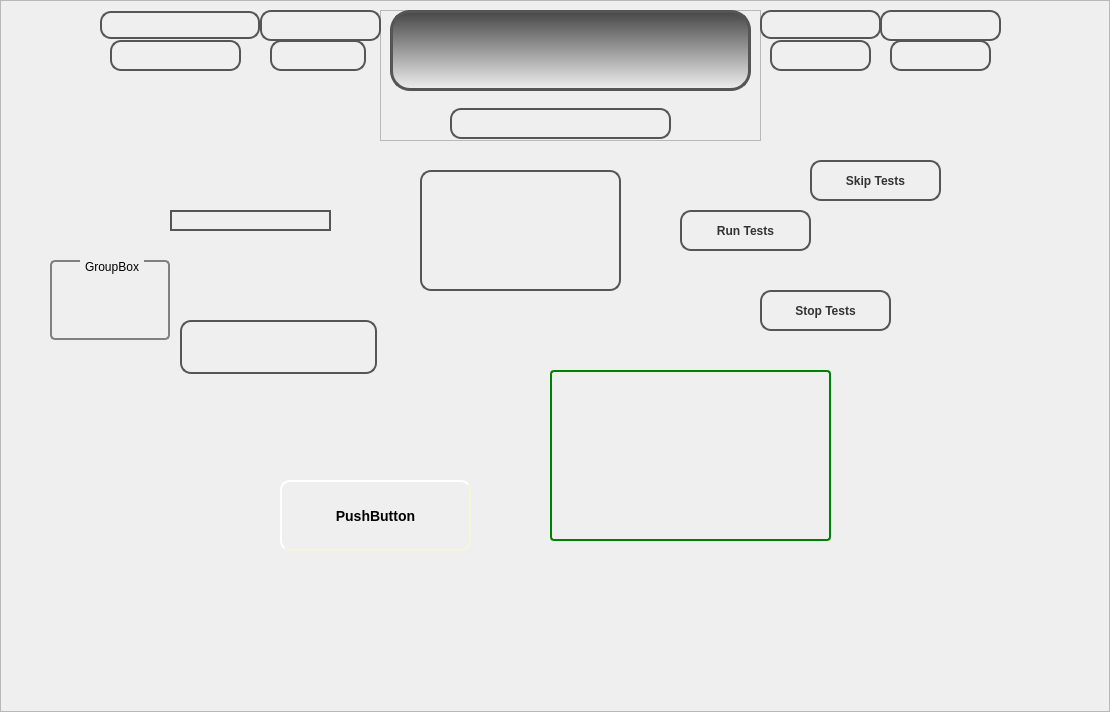
<?xml version="1.0" encoding="UTF-8"?>
<ui version="4.0">
 <class>MainWindow</class>
 <widget class="QMainWindow" name="MainWindow">
  <property name="geometry">
   <rect>
    <x>0</x>
    <y>0</y>
    <width>1110</width>
    <height>712</height>
   </rect>
  </property>
  <property name="windowTitle">
   <string>Qt AutoTester</string>
  </property>
  <property name="windowIcon">
   <iconset>
    <normaloff>:/images/autotester.png</normaloff>:/images/autotester.png</iconset>
  </property>
  <widget class="QWidget" name="centralwidget">
   <layout class="QGridLayout" name="gridLayout_4">
    <property name="leftMargin">
     <number>0</number>
    </property>
    <property name="topMargin">
     <number>0</number>
    </property>
    <property name="rightMargin">
     <number>0</number>
    </property>
    <property name="bottomMargin">
     <number>0</number>
    </property>
    <item row="1" column="0">
     <widget class="QFrame" name="frame">
      <property name="styleSheet">
       <string notr="true">Qframe::separator {
    background: yellow;
    width: 10px; /* when vertical */
    height: 10px; /* when horizontal */
}

Qframe::separator:hover {
    background: red;
}</string>
      </property>
      <property name="frameShape">
       <enum>QFrame::StyledPanel</enum>
      </property>
      <property name="frameShadow">
       <enum>QFrame::Raised</enum>
      </property>
      <widget class="QWidget" name="horizontalLayoutWidget">
       <property name="geometry">
        <rect>
         <x>380</x>
         <y>10</y>
         <width>381</width>
         <height>131</height>
        </rect>
       </property>
       <layout class="QHBoxLayout" name="horizontalLayout">
        <item>
         <widget class="QFrame" name="frame_2">
          <property name="frameShape">
           <enum>QFrame::StyledPanel</enum>
          </property>
          <property name="frameShadow">
           <enum>QFrame::Raised</enum>
          </property>
          <widget class="QFrame" name="buttonToolsframe">
           <property name="geometry">
            <rect>
             <x>10</x>
             <y>0</y>
             <width>361</width>
             <height>81</height>
            </rect>
           </property>
           <property name="styleSheet">
            <string notr="true">#buttonToolsframe{
border: 3px solid #555;
border-radius: 20px;
background-color: qlineargradient(spread:pad, x1:0.5, y1:0, x2:0.5, y2:1, stop:0 rgba(0, 0, 0, 180), stop:1 rgba(255, 255, 255, 0));
}</string>
           </property>
           <property name="frameShape">
            <enum>QFrame::StyledPanel</enum>
           </property>
           <property name="frameShadow">
            <enum>QFrame::Raised</enum>
           </property>
          </widget>
          <widget class="QLabel" name="trDocNumlabel_5">
           <property name="geometry">
            <rect>
             <x>70</x>
             <y>98</y>
             <width>221</width>
             <height>31</height>
            </rect>
           </property>
           <property name="styleSheet">
            <string notr="true">background: qradialgradient(cx: 0.4, cy: -0.1,
fx: 0.4, fy: -0.1,
radius: 1.35, stop: 0 #fff, stop: 1 #ddd);
border: 2px solid #555;
border-radius: 11px;
padding: 5px;
min-width: 80px;</string>
           </property>
           <property name="text">
            <string/>
           </property>
          </widget>
          <zorder>buttonToolsframe</zorder>
          <zorder>buttonToolsframe</zorder>
          <zorder>trDocNumlabel_5</zorder>
         </widget>
        </item>
       </layout>
      </widget>
      <widget class="QWidget" name="gridLayoutWidget">
       <property name="geometry">
        <rect>
         <x>420</x>
         <y>170</y>
         <width>201</width>
         <height>121</height>
        </rect>
       </property>
       <layout class="QGridLayout" name="timegridLayout">
        <item row="1" column="0">
         <layout class="QVBoxLayout" name="testElapsedverticalLayout">
          <item>
           <widget class="QWidget" name="elapsedTimewidget" native="true">
            <property name="styleSheet">
             <string notr="true">#elapsedTimewidget{
border: 2px solid #555;
border-radius: 11px;
background: qlineargradient(x1: 0, y1: 0, x2: 0, y2: 1,
stop: 0 #a6a6a6, stop: 0.08 #7f7f7f,
stop: 0.39999 #717171, stop: 0.4 #626262,
stop: 0.9 #4c4c4c, stop: 1 #333333);
}</string>
            </property>
           </widget>
          </item>
         </layout>
        </item>
        <item row="2" column="0">
         <layout class="QVBoxLayout" name="allElapsedverticalLayout"/>
        </item>
       </layout>
      </widget>
      <widget class="QWidget" name="horizontalLayoutWidget_2">
       <property name="geometry">
        <rect>
         <x>100</x>
         <y>10</y>
         <width>160</width>
         <height>31</height>
        </rect>
       </property>
       <layout class="QHBoxLayout" name="horizontalLayout_2">
        <item alignment="Qt::AlignVCenter">
         <widget class="QLabel" name="tpDocNumlabel">
          <property name="styleSheet">
           <string notr="true">background: qradialgradient(cx: 0.4, cy: -0.1,
fx: 0.4, fy: -0.1,
radius: 1.35, stop: 0 #fff, stop: 1 #ddd);
border: 2px solid #555;
border-radius: 11px;
padding: 5px;
min-width: 80px;</string>
          </property>
          <property name="text">
           <string/>
          </property>
         </widget>
        </item>
       </layout>
      </widget>
      <widget class="QWidget" name="horizontalLayoutWidget_3">
       <property name="geometry">
        <rect>
         <x>110</x>
         <y>40</y>
         <width>131</width>
         <height>31</height>
        </rect>
       </property>
       <layout class="QHBoxLayout" name="horizontalLayout_3">
        <item>
         <widget class="QLabel" name="trDocNumlabel">
          <property name="styleSheet">
           <string notr="true">background: qradialgradient(cx: 0.4, cy: -0.1,
fx: 0.4, fy: -0.1,
radius: 1.35, stop: 0 #fff, stop: 1 #ddd);
border: 2px solid #555;
border-radius: 11px;
padding: 5px;
min-width: 80px;</string>
          </property>
          <property name="text">
           <string/>
          </property>
         </widget>
        </item>
       </layout>
      </widget>
      <widget class="QWidget" name="horizontalLayoutWidget_4">
       <property name="geometry">
        <rect>
         <x>770</x>
         <y>40</y>
         <width>101</width>
         <height>31</height>
        </rect>
       </property>
       <layout class="QHBoxLayout" name="horizontalLayout_4">
        <item>
         <widget class="QLabel" name="trDocNumlabel_2">
          <property name="styleSheet">
           <string notr="true">background: qradialgradient(cx: 0.4, cy: -0.1,
fx: 0.4, fy: -0.1,
radius: 1.35, stop: 0 #fff, stop: 1 #ddd);
border: 2px solid #555;
border-radius: 11px;
padding: 5px;
min-width: 80px;</string>
          </property>
          <property name="text">
           <string/>
          </property>
         </widget>
        </item>
       </layout>
      </widget>
      <widget class="QWidget" name="horizontalLayoutWidget_5">
       <property name="geometry">
        <rect>
         <x>760</x>
         <y>10</y>
         <width>121</width>
         <height>29</height>
        </rect>
       </property>
       <layout class="QHBoxLayout" name="horizontalLayout_5">
        <item>
         <widget class="QLabel" name="tpDocNumlabel_2">
          <property name="styleSheet">
           <string notr="true">background: qradialgradient(cx: 0.4, cy: -0.1,
fx: 0.4, fy: -0.1,
radius: 1.35, stop: 0 #fff, stop: 1 #ddd);
border: 2px solid #555;
border-radius: 11px;
padding: 5px;
min-width: 80px;</string>
          </property>
          <property name="text">
           <string/>
          </property>
         </widget>
        </item>
       </layout>
      </widget>
      <widget class="QPushButton" name="skipTestpushButton">
       <property name="geometry">
        <rect>
         <x>810</x>
         <y>160</y>
         <width>131</width>
         <height>41</height>
        </rect>
       </property>
       <property name="font">
        <font>
         <weight>75</weight>
         <bold>true</bold>
        </font>
       </property>
       <property name="styleSheet">
        <string notr="true">color: #333;
border: 2px solid #555;
border-radius: 11px;
padding: 5px;
background: qradialgradient(cx: 0.3, cy: -0.4,
fx: 0.3, fy: -0.4,
radius: 1.35, stop: 0 #fff, stop: 1 #888);
min-width: 90px;</string>
       </property>
       <property name="text">
        <string>Skip Tests</string>
       </property>
      </widget>
      <widget class="QPushButton" name="stopTestpushButton">
       <property name="geometry">
        <rect>
         <x>760</x>
         <y>290</y>
         <width>131</width>
         <height>41</height>
        </rect>
       </property>
       <property name="font">
        <font>
         <weight>75</weight>
         <bold>true</bold>
        </font>
       </property>
       <property name="styleSheet">
        <string notr="true">color: #333;
border: 2px solid #555;
border-radius: 11px;
padding: 5px;
background: qradialgradient(cx: 0.3, cy: -0.4,
fx: 0.3, fy: -0.4,
radius: 1.35, stop: 0 #fff, stop: 1 #888);
min-width: 90px;</string>
       </property>
       <property name="text">
        <string>Stop Tests</string>
       </property>
      </widget>
      <widget class="QPushButton" name="runTestspushButton">
       <property name="geometry">
        <rect>
         <x>680</x>
         <y>210</y>
         <width>131</width>
         <height>41</height>
        </rect>
       </property>
       <property name="font">
        <font>
         <weight>75</weight>
         <bold>true</bold>
        </font>
       </property>
       <property name="styleSheet">
        <string notr="true">color: #333;
border: 2px solid #555;
border-radius: 11px;
padding: 5px;
background: qradialgradient(cx: 0.3, cy: -0.4,
fx: 0.3, fy: -0.4,
radius: 1.35, stop: 0 #fff, stop: 1 #888);
min-width: 90px;</string>
       </property>
       <property name="text">
        <string>Run Tests</string>
       </property>
      </widget>
      <widget class="QWidget" name="horizontalLayoutWidget_6">
       <property name="geometry">
        <rect>
         <x>260</x>
         <y>10</y>
         <width>121</width>
         <height>31</height>
        </rect>
       </property>
       <layout class="QHBoxLayout" name="horizontalLayout_6">
        <item>
         <widget class="QLabel" name="trDocNumlabel_4">
          <property name="styleSheet">
           <string notr="true">background: qradialgradient(cx: 0.4, cy: -0.1,
fx: 0.4, fy: -0.1,
radius: 1.35, stop: 0 #fff, stop: 1 #ddd);
border: 2px solid #555;
border-radius: 11px;
padding: 5px;
min-width: 80px;</string>
          </property>
          <property name="text">
           <string/>
          </property>
         </widget>
        </item>
       </layout>
      </widget>
      <widget class="QWidget" name="horizontalLayoutWidget_7">
       <property name="geometry">
        <rect>
         <x>270</x>
         <y>40</y>
         <width>96</width>
         <height>31</height>
        </rect>
       </property>
       <layout class="QHBoxLayout" name="horizontalLayout_7">
        <item>
         <widget class="QLabel" name="trDocNumlabel_3">
          <property name="styleSheet">
           <string notr="true">background: qradialgradient(cx: 0.4, cy: -0.1,
fx: 0.4, fy: -0.1,
radius: 1.35, stop: 0 #fff, stop: 1 #ddd);
border: 2px solid #555;
border-radius: 11px;
padding: 5px;
min-width: 80px;</string>
          </property>
          <property name="text">
           <string/>
          </property>
         </widget>
        </item>
       </layout>
      </widget>
      <widget class="QWidget" name="horizontalLayoutWidget_8">
       <property name="geometry">
        <rect>
         <x>880</x>
         <y>10</y>
         <width>121</width>
         <height>31</height>
        </rect>
       </property>
       <layout class="QHBoxLayout" name="horizontalLayout_8">
        <item>
         <widget class="QLabel" name="trDocNumlabel_6">
          <property name="styleSheet">
           <string notr="true">background: qradialgradient(cx: 0.4, cy: -0.1,
fx: 0.4, fy: -0.1,
radius: 1.35, stop: 0 #fff, stop: 1 #ddd);
border: 2px solid #555;
border-radius: 11px;
padding: 5px;
min-width: 80px;</string>
          </property>
          <property name="text">
           <string/>
          </property>
         </widget>
        </item>
       </layout>
      </widget>
      <widget class="QWidget" name="horizontalLayoutWidget_9">
       <property name="geometry">
        <rect>
         <x>890</x>
         <y>40</y>
         <width>101</width>
         <height>31</height>
        </rect>
       </property>
       <layout class="QHBoxLayout" name="horizontalLayout_9">
        <item>
         <widget class="QLabel" name="trDocNumlabel_7">
          <property name="styleSheet">
           <string notr="true">background: qradialgradient(cx: 0.4, cy: -0.1,
fx: 0.4, fy: -0.1,
radius: 1.35, stop: 0 #fff, stop: 1 #ddd);
border: 2px solid #555;
border-radius: 11px;
padding: 5px;
min-width: 80px;</string>
          </property>
          <property name="text">
           <string/>
          </property>
         </widget>
        </item>
       </layout>
      </widget>
      <widget class="QLabel" name="trDocNumlabel_8">
       <property name="geometry">
        <rect>
         <x>170</x>
         <y>210</y>
         <width>161</width>
         <height>21</height>
        </rect>
       </property>
       <property name="styleSheet">
        <string notr="true">background: qradialgradient(cx: 0.4, cy: -0.1,
fx: 0.4, fy: -0.1,
radius: 1.35, stop: 0 #fff, stop: 1 #ddd);
border: 2px solid #555;
border-radius: 11px;
padding: 5px;
min-width: 80px;</string>
       </property>
       <property name="text">
        <string/>
       </property>
      </widget>
      <widget class="QWidget" name="allElapsedwidget" native="true">
       <property name="geometry">
        <rect>
         <x>180</x>
         <y>320</y>
         <width>197</width>
         <height>54</height>
        </rect>
       </property>
       <property name="styleSheet">
        <string notr="true">#allElapsedwidget{
border: 2px solid #555;
border-radius: 11px;
background: qlineargradient(x1: 0, y1: 0, x2: 0, y2: 1,
stop: 0 #a6a6a6, stop: 0.08 #7f7f7f,
stop: 0.39999 #717171, stop: 0.4 #626262,
stop: 0.9 #4c4c4c, stop: 1 #333333);
}</string>
       </property>
       <zorder>skipTestpushButton</zorder>
       <zorder>elapsedTimewidget</zorder>
      </widget>
      <widget class="QWidget" name="horizontalLayoutWidget_10">
       <property name="geometry">
        <rect>
         <x>0</x>
         <y>630</y>
         <width>1111</width>
         <height>80</height>
        </rect>
       </property>
       <layout class="QHBoxLayout" name="horizontalLayout_10"/>
      </widget>
      <widget class="QPushButton" name="TestButton">
       <property name="geometry">
        <rect>
         <x>280</x>
         <y>480</y>
         <width>191</width>
         <height>71</height>
        </rect>
       </property>
       <property name="styleSheet">
        <string notr="true">QPushButton#TestButton {
    background-color: qlineargradient(x1: 0, y1: 0, x2: 0, y2: 1,
                                      stop: 0 #f6f7fa, stop: 1 #dadbde);
    border-style: outset;
    border-width: 2px;
    border-radius: 10px;
    border-color: beige;
    font: bold 14px;
    min-width: 10em;
    padding: 6px;
}
QPushButton#hover {
    background-color: qlineargradient(x1: 0, y1: 0, x2: 0, y2: 1,
                                     stop: 0 #f6f7f8, stop: 1 #daddbe);
}
QPushButton#TestButton:pressed {
    background-color: qlineargradient(x1: 0, y1: 0, x2: 0, y2: 1,
                                      stop: 0 #dadbde, stop: 1 #f6f7fa);
    border-style: inset;
}
</string>
       </property>
       <property name="text">
        <string>PushButton</string>
       </property>
      </widget>
      <widget class="QFrame" name="frame_3">
       <property name="geometry">
        <rect>
         <x>550</x>
         <y>370</y>
         <width>281</width>
         <height>171</height>
        </rect>
       </property>
       <property name="styleSheet">
        <string notr="true">QFrame, QLabel, QToolTip {
    border: 2px solid green;
    border-radius: 4px;
    padding: 2px;
    background-image: url(images/welcome.png);
}</string>
       </property>
       <property name="frameShape">
        <enum>QFrame::StyledPanel</enum>
       </property>
       <property name="frameShadow">
        <enum>QFrame::Raised</enum>
       </property>
      </widget>
      <widget class="QGroupBox" name="groupBox">
       <property name="geometry">
        <rect>
         <x>50</x>
         <y>260</y>
         <width>120</width>
         <height>80</height>
        </rect>
       </property>
       <property name="styleSheet">
        <string notr="true">QGroupBox::indicator {
    width: 13px;
    height: 13px;
}

QGroupBox::indicator:unchecked {
    image: url(:/images/checkbox_unchecked.png);
}

QGroupBox {
    background-color: qlineargradient(x1: 0, y1: 0, x2: 0, y2: 1,
                                      stop: 0 #E0E0E0, stop: 1 #FFFFFF);
    border: 2px solid gray;
    border-radius: 5px;
    margin-top: 1ex; /* leave space at the top for the title */
}

QGroupBox::title {
    subcontrol-origin: margin;
    subcontrol-position: top center; /* position at the top center */
    padding: 0 3px;
    background-color: qlineargradient(x1: 0, y1: 0, x2: 0, y2: 1,
                                      stop: 0 #FF0ECE, stop: 1 #FFFFFF);
}</string>
       </property>
       <property name="title">
        <string>GroupBox</string>
       </property>
      </widget>
      <zorder>horizontalLayoutWidget</zorder>
      <zorder>gridLayoutWidget</zorder>
      <zorder></zorder>
      <zorder>horizontalLayoutWidget_2</zorder>
      <zorder>horizontalLayoutWidget_3</zorder>
      <zorder>horizontalLayoutWidget_4</zorder>
      <zorder>horizontalLayoutWidget_5</zorder>
      <zorder>elapsedTimewidget</zorder>
      <zorder></zorder>
      <zorder>skipTestpushButton</zorder>
      <zorder>stopTestpushButton</zorder>
      <zorder>runTestspushButton</zorder>
      <zorder>horizontalLayoutWidget_6</zorder>
      <zorder>horizontalLayoutWidget_7</zorder>
      <zorder>horizontalLayoutWidget_8</zorder>
      <zorder>horizontalLayoutWidget_9</zorder>
      <zorder>trDocNumlabel_8</zorder>
      <zorder>allElapsedwidget</zorder>
      <zorder>horizontalLayoutWidget_10</zorder>
      <zorder>TestButton</zorder>
      <zorder>frame_3</zorder>
      <zorder>groupBox</zorder>
     </widget>
    </item>
   </layout>
  </widget>
  <action name="actionSave_Results">
   <property name="enabled">
    <bool>false</bool>
   </property>
   <property name="text">
    <string>&amp;Save Results...</string>
   </property>
  </action>
  <action name="actionQuit">
   <property name="text">
    <string>&amp;Quit</string>
   </property>
  </action>
  <action name="actionDefault_Zoom">
   <property name="enabled">
    <bool>false</bool>
   </property>
   <property name="text">
    <string>&amp;Default Zoom</string>
   </property>
  </action>
  <action name="actionZoom_to_Fit">
   <property name="text">
    <string>Zoom to &amp;Fit</string>
   </property>
  </action>
  <action name="actionZoom_In">
   <property name="text">
    <string>Zoom &amp;In</string>
   </property>
  </action>
  <action name="actionZoom_Out">
   <property name="text">
    <string>Zoom &amp;Out</string>
   </property>
   <property name="toolTip">
    <string>Zoom Out</string>
   </property>
  </action>
  <action name="actionRun_Tests">
   <property name="enabled">
    <bool>false</bool>
   </property>
   <property name="icon">
    <iconset>
     <normaloff>:/images/start.png</normaloff>:/images/start.png</iconset>
   </property>
   <property name="text">
    <string>&amp;Run Tests</string>
   </property>
   <property name="shortcut">
    <string>F5</string>
   </property>
  </action>
  <action name="actionRun_Tests_Skip_QMake">
   <property name="enabled">
    <bool>false</bool>
   </property>
   <property name="text">
    <string>Run Test (Skip QMake)</string>
   </property>
   <property name="shortcut">
    <string>F6</string>
   </property>
  </action>
  <action name="actionStop_Tests">
   <property name="enabled">
    <bool>false</bool>
   </property>
   <property name="icon">
    <iconset>
     <normaloff>:/images/stop.png</normaloff>:/images/stop.png</iconset>
   </property>
   <property name="text">
    <string>&amp;Stop Tests</string>
   </property>
   <property name="shortcut">
    <string>Shift+F5</string>
   </property>
  </action>
  <action name="actionSkip_Current_Test">
   <property name="enabled">
    <bool>false</bool>
   </property>
   <property name="icon">
    <iconset>
     <normaloff>:/images/next.png</normaloff>:/images/next.png</iconset>
   </property>
   <property name="text">
    <string>S&amp;kip Current Test</string>
   </property>
   <property name="shortcut">
    <string>F7</string>
   </property>
  </action>
  <action name="actionAbout_Autotester">
   <property name="icon">
    <iconset>
     <normaloff>:/images/autotester.png</normaloff>:/images/autotester.png</iconset>
   </property>
   <property name="text">
    <string>&amp;About Qt AutoTester...</string>
   </property>
   <property name="toolTip">
    <string>About Qt AutoTester</string>
   </property>
  </action>
  <action name="actionShow_Explorer">
   <property name="checkable">
    <bool>true</bool>
   </property>
   <property name="checked">
    <bool>true</bool>
   </property>
   <property name="text">
    <string>Show Explorer</string>
   </property>
   <property name="shortcut">
    <string>F1</string>
   </property>
  </action>
  <action name="actionShow_Run_Panel">
   <property name="checkable">
    <bool>true</bool>
   </property>
   <property name="checked">
    <bool>true</bool>
   </property>
   <property name="text">
    <string>Show Run Panel</string>
   </property>
   <property name="shortcut">
    <string>F2</string>
   </property>
  </action>
  <action name="actionShow_Output">
   <property name="checkable">
    <bool>true</bool>
   </property>
   <property name="checked">
    <bool>true</bool>
   </property>
   <property name="text">
    <string>Show Output</string>
   </property>
   <property name="shortcut">
    <string>F3</string>
   </property>
  </action>
 </widget>
 <resources/>
 <connections/>
</ui>
